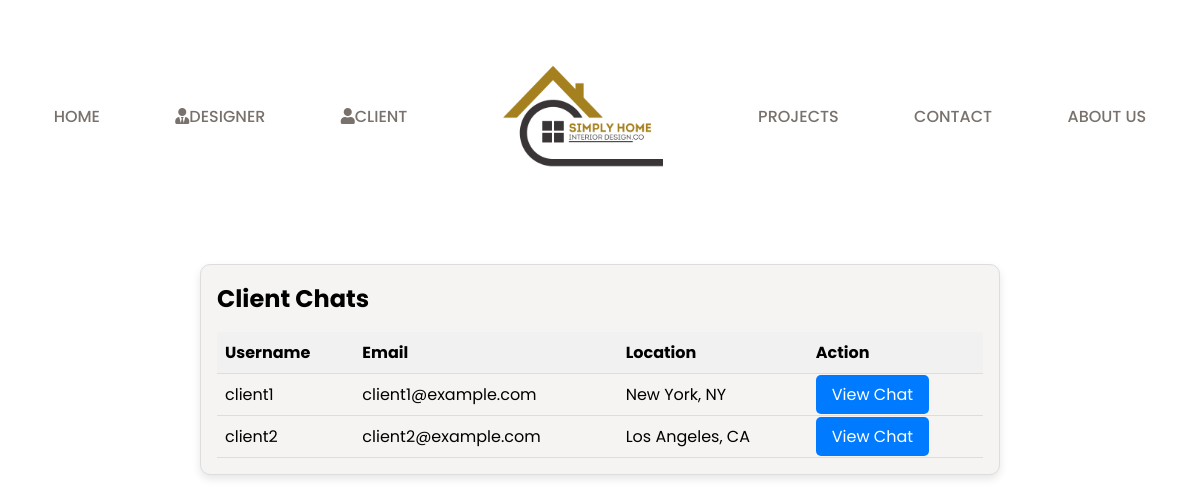
The app's page /see_chats.php (signed in) with its own data.
### tables this page shows
CREATE TABLE user (
    user_id INT AUTO_INCREMENT PRIMARY KEY,
    email VARCHAR(255) NOT NULL UNIQUE,
    location VARCHAR(255),
    password VARCHAR(255) NOT NULL,
    username VARCHAR(255) NOT NULL,
    preferences TEXT,
    role ENUM('client', 'designer') NOT NULL DEFAULT 'client'
);

### see_chats.php (the view, shortened to what this page needs)
<?php
include "db_connection.php";
try {
    $user_id = $_SESSION['user_id'];
    $designer_query = "SELECT designer_id FROM interior_designer WHERE user_id = :user_id";
    $stmt = $pdo->prepare($designer_query);
    $stmt->bindParam(':user_id', $user_id, PDO::PARAM_INT);
    $stmt->execute();
    $designer = $stmt->fetch(PDO::FETCH_ASSOC);
    $designer_id = $designer['designer_id'];
    $sql = "
        SELECT DISTINCT u.user_id, u.username, u.email, u.location
        FROM chats c
        INNER JOIN user u ON c.user_id = u.user_id
        WHERE c.designer_id = :designer_id
        ORDER BY u.username ASC
    ";
    $stmt = $pdo->prepare($sql);
    $stmt->bindParam(':designer_id', $designer_id, PDO::PARAM_INT);
    $stmt->execute();
    $clients = $stmt->fetchAll(PDO::FETCH_ASSOC);
} catch (Exception $e) {
    die("Error: " . $e->getMessage());
}
?>
<!DOCTYPE html>
<html lang="en">
<head>
    <link rel="stylesheet" href="styles.css">
</head>
<body>
<?php include "header.php"; ?>
    <div class="chat-list__container">
        <h2>Client Chats</h2>
        <table class="chat-list__table">
            <thead>
                <tr>
                    <th>Username</th>
                    <th>Email</th>
                    <th>Location</th>
                    <th>Action</th>
                </tr>
            </thead>
            <tbody>
                <?php if (!empty($clients)): ?>
                    <?php foreach ($clients as $client): ?>
                        <tr>
                            <td><?php echo htmlspecialchars($client['username']); ?></td>
                            <td><?php echo htmlspecialchars($client['email']); ?></td>
                            <td><?php echo htmlspecialchars($client['location']); ?></td>
                            <td>
                                <a href="designer_chat.php?receiver_id=<?php echo htmlspecialchars($client['user_id']); ?>" class="btn">View Chat</a>
                            </td>
                        </tr>
                    <?php endforeach; ?>
                <?php else: ?>
                    <tr>
                        <td colspan="4">No chats to display.</td>
                    </tr>
                <?php endif; ?>
            </tbody>
        </table>
    </div>
</body>
</html>

### styles.css (style rules this page uses)
:root { --primary-color: #f5f4f2; --text-dark: #57534e; --text-light: #78716c; --white: #ffffff; --max-width: 1200px; --header-font: "Lora", serif; }
* { padding: 0; margin: 0; box-sizing: border-box; }
a { text-decoration: none; }
body { font-family: "Poppins", sans-serif; }

### see_chats.php (style rules this page uses)
.chat-list__container { max-width: 800px; margin: 2rem auto; padding: 1rem; border: 1px solid #ddd; border-radius: 10px; background-color: var(--primary-color); box-shadow: 0 4px 8px rgba(0, 0, 0, 0.1); }
.chat-list__table { width: 100%; border-collapse: collapse; margin-top: 1rem; }
.chat-list__table th, .chat-list__table td { text-align: left; padding: 0.5rem; border-bottom: 1px solid #ddd; }
.chat-list__table th { background-color: #f1f1f1; }
.chat-list__table a.btn { padding: 0.5rem 1rem; text-decoration: none; color: white; background-color: #007bff; border-radius: 5px; transition: 0.3s; }

### records on screen
user: username "client1", email "client1@example.com", location "New York, NY"
user: username "client2", email "client2@example.com", location "Los Angeles, CA"
